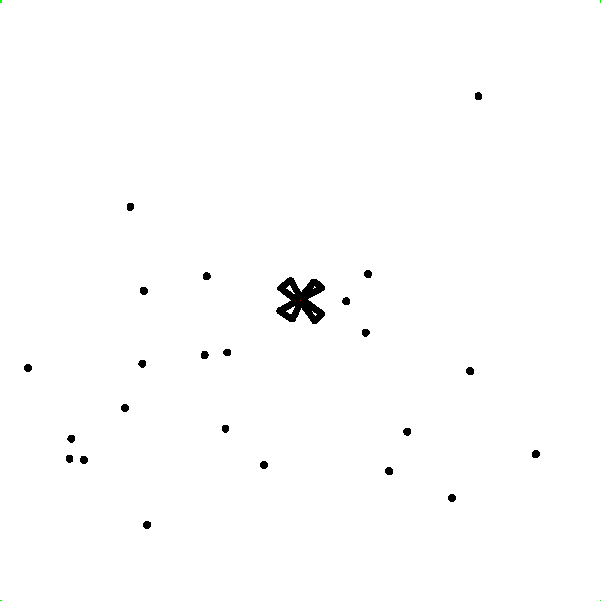
#> input picture data/dots/CTC_1_Rotate.png, 601 x 601 px, found by its file name
$ python dots.py
#> lines starting #> are read from the running program, lines starting #| are printed output that depends on the picture; after the words box and inside, x2 and y2 are one past the last pixel; in counts of white or black regions, pixels touching at a corner belong together
import cv2

clue_1 = cv2.imread('data/dot/CTC_1_Rotate.png', 0)
#> clue_1: shape (601, 601); min 0, max 255, mean 253.2
# clue_2 = cv2.imread('data/dot/CTC_2_Rotate.png', 0)
# clue_3 = cv2.imread('data/dot/CTC_3_Rotate.png', 0)
# clue_4 = cv2.imread('data/dot/CTC_4_Rotate.png', 0)

th, threshed = cv2.threshold(clue_1, 100, 255,
                             cv2.THRESH_BINARY_INV | cv2.THRESH_OTSU)
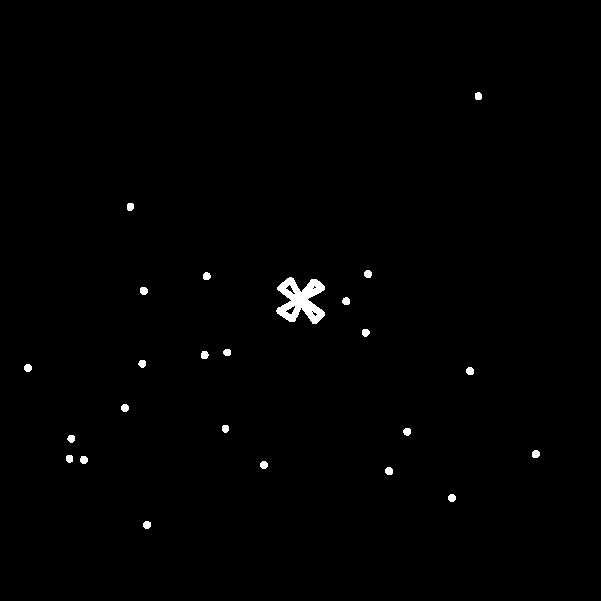
#> threshed: shape (601, 601); 0.69% white; 24 white regions
#> th = 76

cnts = cv2.findContours(threshed, cv2.RETR_LIST,
                    cv2.CHAIN_APPROX_SIMPLE)[-2]
#> cnts = 30 contours, 4 with area under 20; largest, box (x1, y1, x2, y2) and area: (276, 277, 325, 324) 1288, (285, 305, 296, 315) 43, (385, 467, 393, 475) 42, (532, 450, 540, 458) 42, (466, 367, 474, 375) 42

s1 = 3
s2 = 20
xcnts = []
for cnt in cnts:
    if s1<cv2.contourArea(cnt) <s2:
        xcnts.append(cnt)
#> this loop made 30 passes
#> cnt on passes 19, 22: [[311, 311], [312, 310], [313, 311], [312, 312]], [[312, 288], [313, 287], [314, 288], [313, 289]]
#> after the loop, xcnts = 2 contours, all with area under 20


print("\nDots number: {}".format(len(xcnts)))
#| Dots number: 2

$ run again, with data/dots/CTC_2_Rotate.png copied over data/dots/CTC_1_Rotate.png
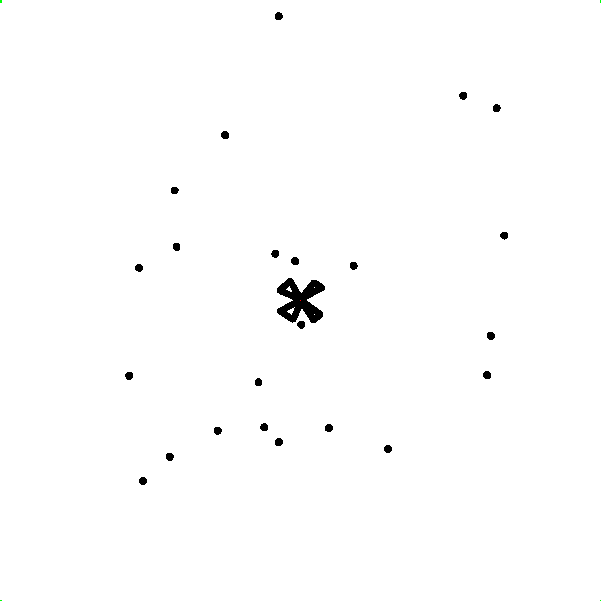
#> input picture data/dots/CTC_2_Rotate.png, 601 x 601 px, found by its file name
#> `th, threshed = cv2.threshold(clue_1, 100, 255, cv2.THRESH_BINARY_INV |..`:
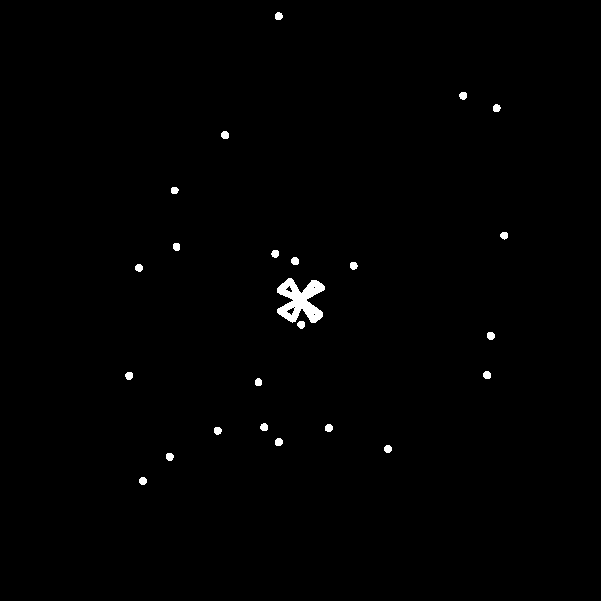
#> threshed: shape (601, 601); 0.67% white; 24 white regions
#> th = 76
#> cnts = 29 contours, 3 with area under 20; largest, box (x1, y1, x2, y2) and area: (277, 278, 325, 323) 1188, (275, 438, 283, 446) 42, (483, 371, 491, 379) 42, (487, 332, 495, 340) 42, (291, 257, 299, 265) 42
#> the loop `for cnt in cnts:` made 29 passes
#> cnt on passes 13, 15, 16: [[313, 314], [314, 313], [315, 314], [314, 315]], [[293, 307], [294, 306], [295, 307], [294, 308]], [[313, 287], [314, 286], [315, 287], [314, 288]]
#> after the loop `for cnt in cnts:`: xcnts = []
#| Dots number: 0

$ run again, with data/dots/CTC_3_Rotate.png copied over data/dots/CTC_1_Rotate.png
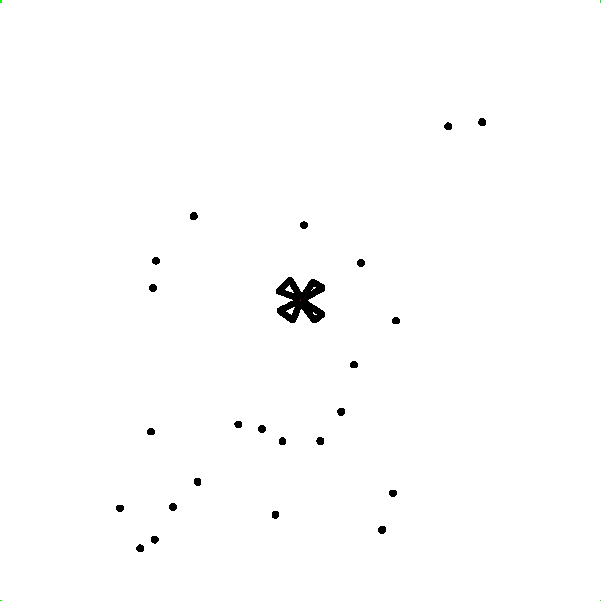
#> input picture data/dots/CTC_3_Rotate.png, 601 x 601 px, found by its file name
#> `th, threshed = cv2.threshold(clue_1, 100, 255, cv2.THRESH_BINARY_INV |..`:
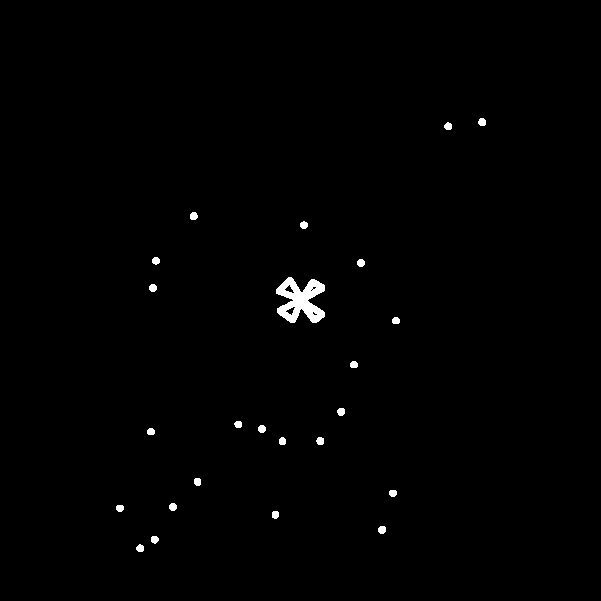
#> threshed: shape (601, 601); 0.69% white; 24 white regions
#> th = 76
#> cnts = 30 contours, 4 with area under 20; largest, box (x1, y1, x2, y2) and area: (276, 277, 325, 323) 1307, (285, 306, 296, 316) 43, (378, 526, 386, 534) 42, (284, 284, 295, 294) 42, (337, 408, 345, 416) 42
#> the loop `for cnt in cnts:` made 30 passes
#> cnt on passes 19 to 20: [[310, 290], [311, 289], [312, 290], [311, 291]], [[311, 289], [312, 288], [313, 289], [312, 290]]
#> after the loop `for cnt in cnts:`: xcnts = 2 contours, all with area under 20
#| Dots number: 2

$ run again, with data/dots/CTC_4_Rotate.png copied over data/dots/CTC_1_Rotate.png
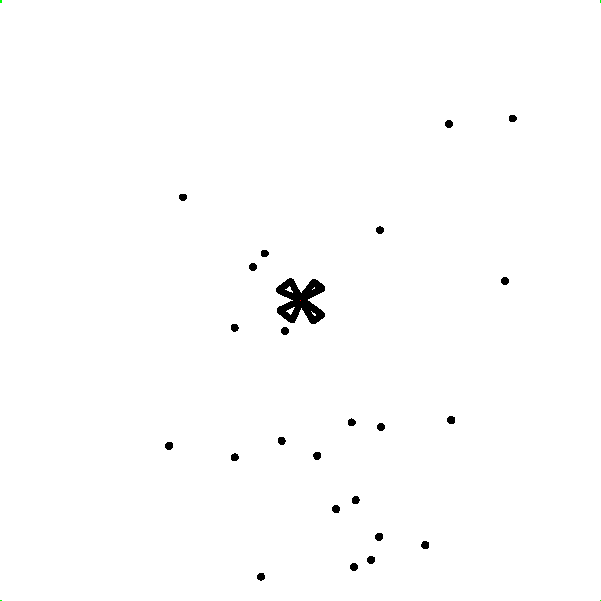
#> input picture data/dots/CTC_4_Rotate.png, 601 x 601 px, found by its file name
#> `th, threshed = cv2.threshold(clue_1, 100, 255, cv2.THRESH_BINARY_INV |..`:
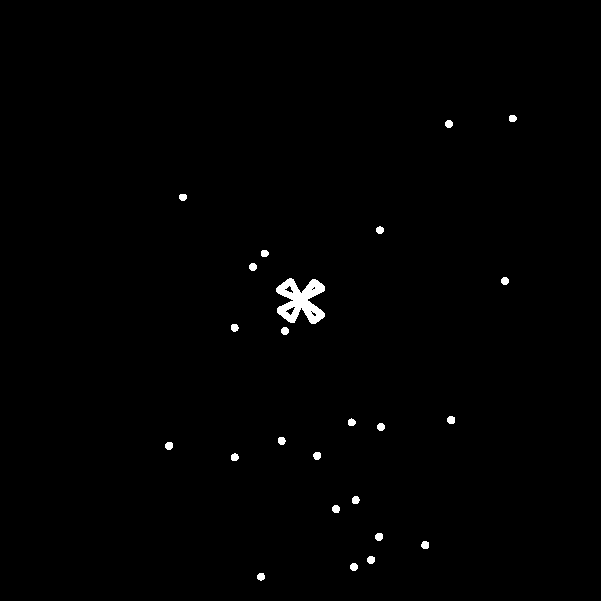
#> threshed: shape (601, 601); 0.7% white; 24 white regions
#> th = 76
#> cnts = 30 contours, 4 with area under 20; largest, box (x1, y1, x2, y2) and area: (276, 278, 325, 324) 1291, (447, 416, 455, 424) 43, (375, 533, 383, 541) 42, (165, 442, 173, 450) 42, (421, 541, 429, 549) 42
#> the loop `for cnt in cnts:` made 30 passes
#> cnt on passes 18, 20: [[310, 311], [311, 310], [312, 311], [311, 312]], [[311, 289], [312, 288], [313, 289], [312, 290]]
#> after the loop `for cnt in cnts:`: xcnts = 2 contours, all with area under 20
#| Dots number: 2
